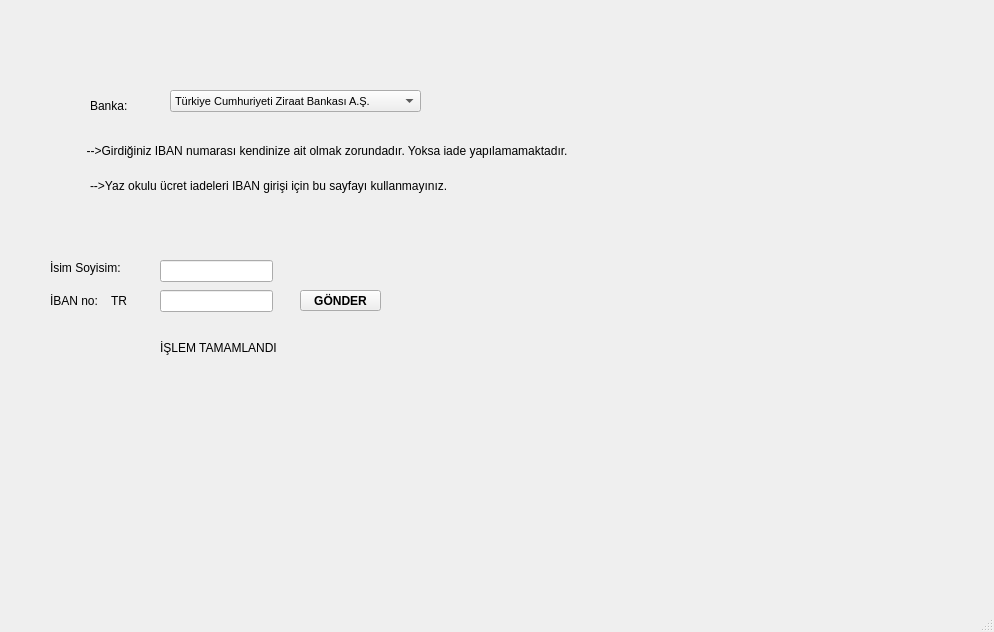
<?xml version="1.0" encoding="UTF-8"?>
<ui version="4.0">
 <class>MainWindow</class>
 <widget class="QMainWindow" name="MainWindow">
  <property name="geometry">
   <rect>
    <x>0</x>
    <y>0</y>
    <width>994</width>
    <height>632</height>
   </rect>
  </property>
  <property name="windowTitle">
   <string>MainWindow</string>
  </property>
  <widget class="QWidget" name="centralwidget">
   <widget class="QLabel" name="label">
    <property name="geometry">
     <rect>
      <x>90</x>
      <y>90</y>
      <width>61</width>
      <height>31</height>
     </rect>
    </property>
    <property name="font">
     <font>
      <pointsize>9</pointsize>
     </font>
    </property>
    <property name="text">
     <string>Banka:</string>
    </property>
   </widget>
   <widget class="QComboBox" name="comboBox">
    <property name="geometry">
     <rect>
      <x>170</x>
      <y>90</y>
      <width>251</width>
      <height>22</height>
     </rect>
    </property>
    <property name="font">
     <font>
      <pointsize>8</pointsize>
     </font>
    </property>
    <item>
     <property name="text">
      <string>Türkiye Cumhuriyeti Ziraat Bankası A.Ş.</string>
     </property>
    </item>
    <item>
     <property name="text">
      <string>Türkiye Cumhuriyeti Ziraat Bankası A.Ş.</string>
     </property>
    </item>
    <item>
     <property name="text">
      <string>Türkiye Halk Bankası A.Ş.</string>
     </property>
    </item>
    <item>
     <property name="text">
      <string>Türkiye İş Bankası A.Ş.</string>
     </property>
    </item>
    <item>
     <property name="text">
      <string>Vakıf Bank</string>
     </property>
    </item>
    <item>
     <property name="text">
      <string>Türk Eximbank</string>
     </property>
    </item>
    <item>
     <property name="text">
      <string>Türkiye Kalkınma Bankası A.Ş.</string>
     </property>
    </item>
   </widget>
   <widget class="QLabel" name="label_2">
    <property name="geometry">
     <rect>
      <x>80</x>
      <y>140</y>
      <width>601</width>
      <height>21</height>
     </rect>
    </property>
    <property name="font">
     <font>
      <pointsize>9</pointsize>
     </font>
    </property>
    <property name="text">
     <string>  --&gt;Girdiğiniz IBAN numarası kendinize ait olmak zorundadır. Yoksa iade yapılamamaktadır.</string>
    </property>
   </widget>
   <widget class="QLabel" name="label_3">
    <property name="geometry">
     <rect>
      <x>90</x>
      <y>170</y>
      <width>431</width>
      <height>31</height>
     </rect>
    </property>
    <property name="font">
     <font>
      <pointsize>9</pointsize>
     </font>
    </property>
    <property name="text">
     <string>--&gt;Yaz okulu ücret iadeleri IBAN girişi için bu sayfayı kullanmayınız.</string>
    </property>
   </widget>
   <widget class="QLabel" name="label_4">
    <property name="geometry">
     <rect>
      <x>50</x>
      <y>290</y>
      <width>111</width>
      <height>21</height>
     </rect>
    </property>
    <property name="font">
     <font>
      <pointsize>9</pointsize>
     </font>
    </property>
    <property name="text">
     <string>İBAN no:    TR</string>
    </property>
   </widget>
   <widget class="QLineEdit" name="lineEdit">
    <property name="geometry">
     <rect>
      <x>160</x>
      <y>290</y>
      <width>113</width>
      <height>22</height>
     </rect>
    </property>
   </widget>
   <widget class="QPushButton" name="pushButton">
    <property name="geometry">
     <rect>
      <x>300</x>
      <y>290</y>
      <width>81</width>
      <height>21</height>
     </rect>
    </property>
    <property name="font">
     <font>
      <weight>75</weight>
      <bold>true</bold>
     </font>
    </property>
    <property name="text">
     <string>GÖNDER</string>
    </property>
   </widget>
   <widget class="QLabel" name="label_5">
    <property name="geometry">
     <rect>
      <x>160</x>
      <y>340</y>
      <width>231</width>
      <height>16</height>
     </rect>
    </property>
    <property name="text">
     <string>İŞLEM TAMAMLANDI</string>
    </property>
   </widget>
   <widget class="QLabel" name="label_6">
    <property name="geometry">
     <rect>
      <x>50</x>
      <y>260</y>
      <width>101</width>
      <height>16</height>
     </rect>
    </property>
    <property name="font">
     <font>
      <pointsize>9</pointsize>
     </font>
    </property>
    <property name="text">
     <string>İsim Soyisim:</string>
    </property>
   </widget>
   <widget class="QLineEdit" name="lineEdit_2">
    <property name="geometry">
     <rect>
      <x>160</x>
      <y>260</y>
      <width>113</width>
      <height>22</height>
     </rect>
    </property>
   </widget>
  </widget>
  <widget class="QStatusBar" name="statusbar"/>
 </widget>
 <resources/>
 <connections/>
</ui>
